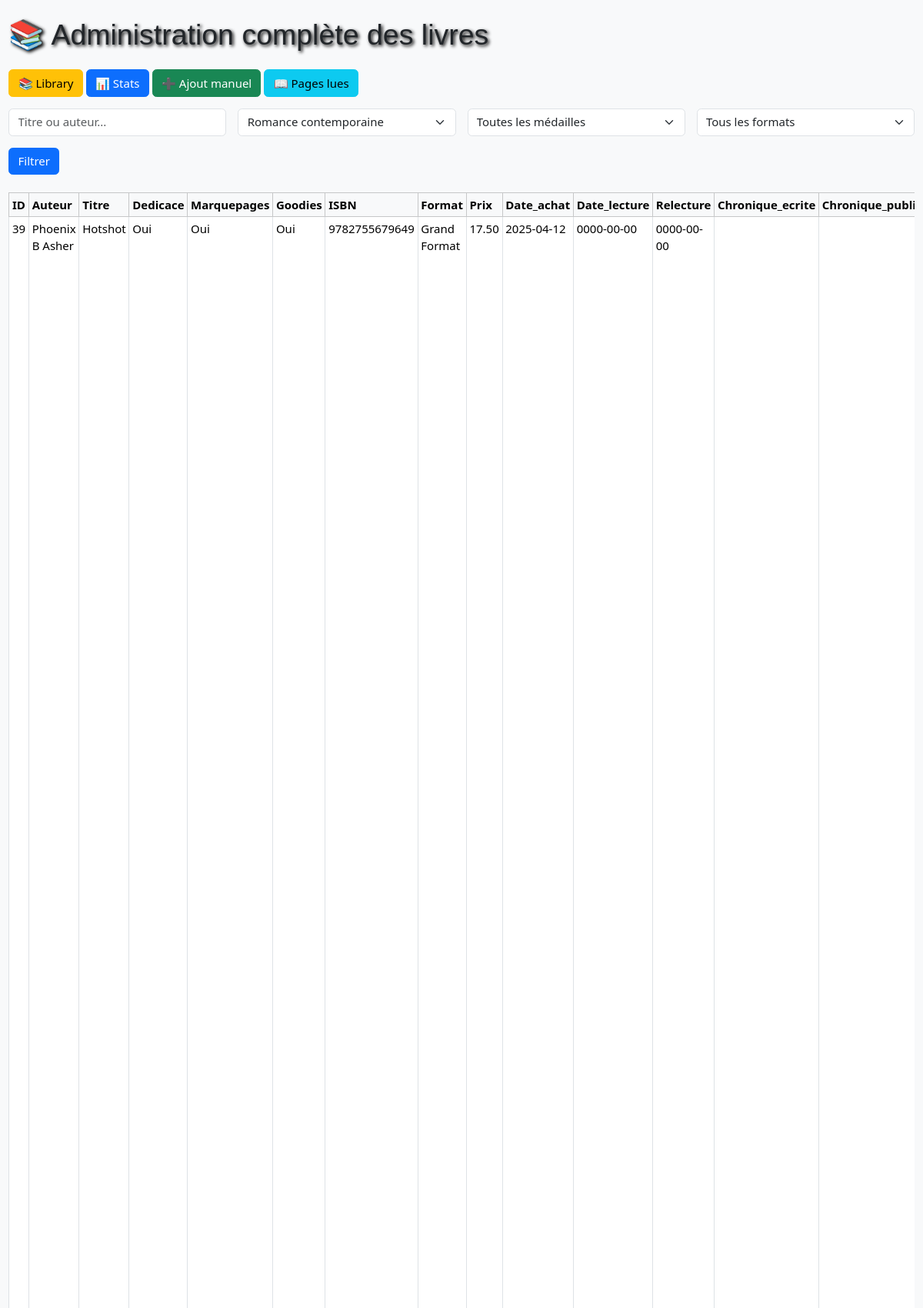
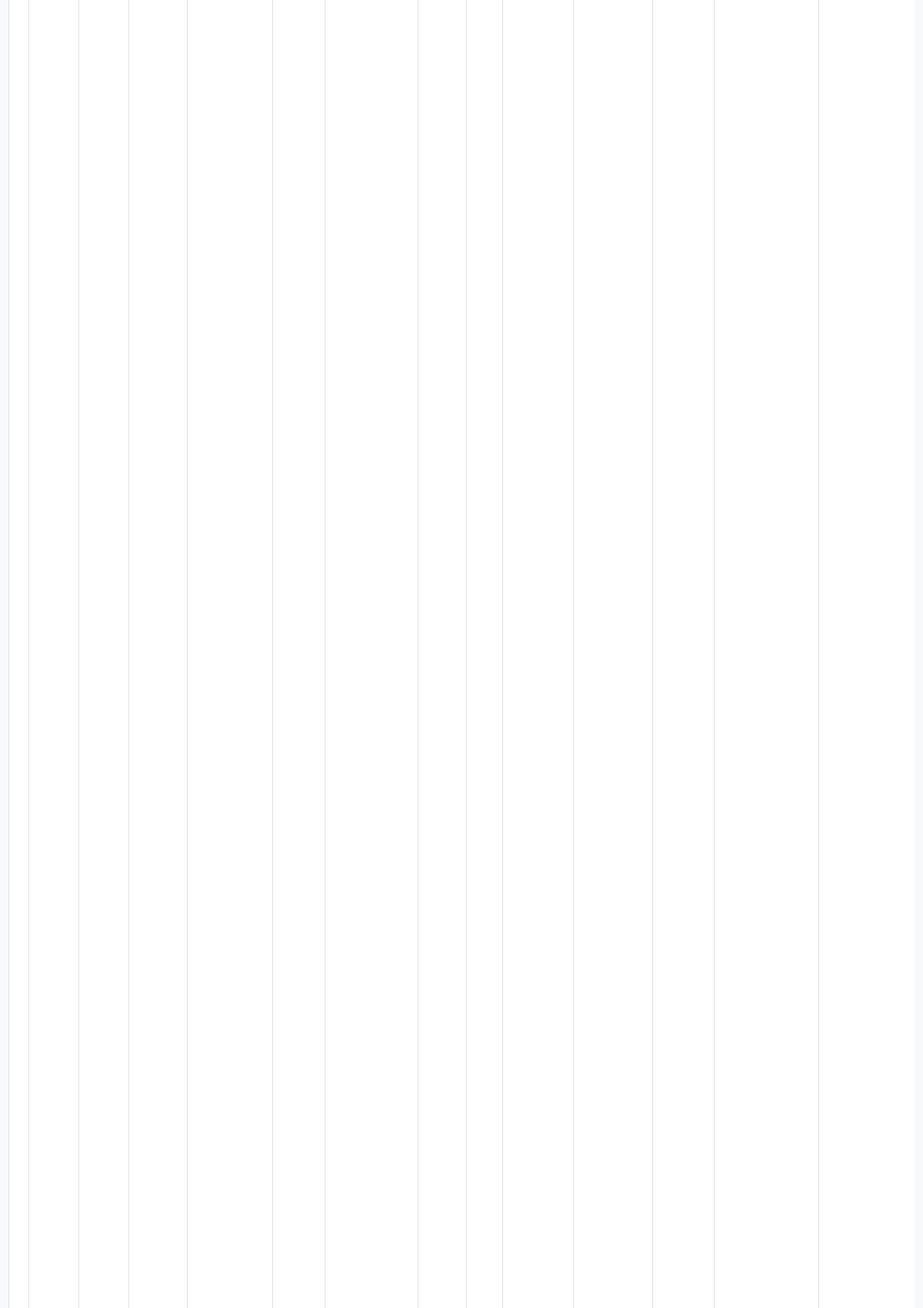
/php/admin_book.php?genre=Romance contemporaine (signed in, upper part), run on the app's committed database (2 pictures, top to bottom).
### tables this page shows
CREATE TABLE `library` (
  `ID` int(11) NOT NULL,
  `Auteur` varchar(50) NOT NULL,
  `Titre` varchar(62) NOT NULL,
  `Dedicace` varchar(3) NOT NULL,
  `Marquepages` varchar(30) DEFAULT NULL,
  `Goodies` varchar(30) DEFAULT NULL,
  `ISBN` varchar(17) DEFAULT NULL,
  `Format` varchar(50) DEFAULT NULL,
  `Prix` decimal(10,2) DEFAULT NULL,
  `Date_achat` date DEFAULT NULL,
  `Date_lecture` date DEFAULT NULL,
  `Relecture` date DEFAULT NULL,
  `Chronique_ecrite` varchar(30) DEFAULT NULL,
  `Chronique_publiee` varchar(30) DEFAULT NULL,
  `Details` text DEFAULT NULL,
  `Chronique` text DEFAULT NULL,
  `Maison_edition` varchar(39) DEFAULT NULL,
  `Nombre_pages` varchar(4) DEFAULT NULL,
  `Notation` varchar(13) DEFAULT NULL,
  `Genre` varchar(28) DEFAULT NULL,
  `Couverture` varchar(255) DEFAULT '../assets/covers/TheAdventureOfBeebo.jpg',
  `Couple` varchar(255) DEFAULT NULL,
  `Themes` varchar(255) DEFAULT NULL,
  `localisation` varchar(255) NOT NULL
);

### php/admin_book.php (the view, shortened to what this page needs)
<?php
include 'connexion.php';
$search = $_GET['search'] ?? '';
$genreFilter = $_GET['genre'] ?? '';
$whereClauses = [];
$params = [];
if ($genreFilter) {
  $whereClauses[] = "Genre = ?";
  $params[] = $genreFilter;
}
$whereSQL = $whereClauses ? ('WHERE ' . implode(' AND ', $whereClauses)) : '';
$sql = "SELECT * FROM library $whereSQL ORDER BY ID DESC";
$stmt = $pdo->prepare($sql);
$stmt->execute($params);
$books = $stmt->fetchAll(PDO::FETCH_ASSOC);
$genres = $pdo->query("SELECT DISTINCT Genre FROM library WHERE Genre IS NOT NULL AND Genre != '' ORDER BY Genre")->fetchAll(PDO::FETCH_COLUMN);
?>
<!DOCTYPE html>
<html lang="fr">
<head>
  <link href="https://cdn.jsdelivr.net/npm/bootstrap@5.3.6/dist/css/bootstrap.min.css" rel="stylesheet" />
  <link rel="stylesheet" href="../css/themes.css" />
</head>
<body class="bg-light">
  <div class="container-fluid py-4">
    <h1 class="mb-4">📚 Administration complète des livres</h1>
    <a href="library.php" class="btn btn-warning mb-3">📚 Library</a>
    <a href="stats.php" class="btn btn-primary mb-3">📊 Stats</a>
    <a href="add_manual.php" class="btn btn-success mb-3">➕ Ajout manuel</a>
    <button type="button" class="btn btn-info mb-3" data-bs-toggle="modal" data-bs-target="#pagesLuesModal">
      📖 Pages lues
    </button>
    <form method="GET" class="row g-3 mb-4">
      <div class="col-md-3">
        <input type="text" name="search" class="form-control" placeholder="Titre ou auteur..." value="<?= htmlspecialchars($search) ?>" />
      </div>
      <div class="col-md-3">
        <select name="genre" class="form-select">
          <?php foreach ($genres as $genre): ?>
            <option value="<?= htmlspecialchars($genre) ?>" <?= $genreFilter === $genre ? 'selected' : '' ?>>
              <?= htmlspecialchars($genre) ?>
            </option>
          <?php endforeach; ?>
        </select>
      </div>
      <div class="col-md-3">
        <select name="notation" class="form-select">
          <option value="">Toutes les médailles</option>
        </select>
      </div>
      <div class="col-md-3">
        <select name="format" class="form-select">
          <option value="">Tous les formats</option>
        </select>
      </div>
      <div class="col-md-3">
        <button class="btn btn-primary" type="submit">Filtrer</button>
      </div>
    </form>
    <div class="table-responsive">
      <table class="table table-bordered table-hover bg-white table-sm">
        <thead class="table-light">
          <tr>
            <?php if (!empty($books)): ?>
              <?php foreach (array_keys($books[0]) as $column): ?>
                <th><?= htmlspecialchars($column) ?></th>
              <?php endforeach; ?>
            <?php endif; ?>
          </tr>
        </thead>
        <tbody>
          <?php foreach ($books as $book): ?>
            <tr>
              <?php foreach ($book as $key => $value): ?>
                <td>
                  <?php
                    if ($key === 'Details') {
                      $text = strip_tags($value ?? '');
                      echo htmlspecialchars(mb_strimwidth($text, 0, 100, '...'));
                    } else {
                      echo htmlspecialchars($value ?? '');
                    }
                  ?>
                </td>
              <?php endforeach; ?>
            </tr>
          <?php endforeach; ?>
        </tbody>
      </table>
    </div>
  </div>
</body>
</html>

### css/themes.css (style rules this page uses)
:root { font-size: 15px; font-family: Roboto, sans-serif; --background-color: rgb(0, 0, 0); --first-color: rgb(255, 255, 255); --main-color: #0051ff; }
body { background-color: var(--background-color); offset-anchor: 50%; padding: 0%; margin: 0%; scroll-behavior: smooth; }
h1, h2, h3 { color: var(--font-color); font-family: Bebas Neue, sans-serif; }
h1 { text-shadow: 2px 2px 4px black; }

### data on the page
library: ID "39", Auteur "Phoenix B Asher", Titre "Hotshot", Dedicace "Oui", Marquepages "Oui", Goodies "Oui", ISBN "9782755679649", Format "Grand Format", Prix "17.50", Date_achat "2025-04-12", Date_lecture "0000-00-00", Relecture "0000-00-00"

### other printed values
$column "ID"
$column "Auteur"
$column "Titre"
$column "Dedicace"
$column "Marquepages"
$column "Goodies"
$column "ISBN"
$column "Format"
$column "Prix"
$column "Date_achat"
$column "Date_lecture"
$column "Relecture"
$column "Chronique_ecrite"
form field genre "Romance contemporaine"
